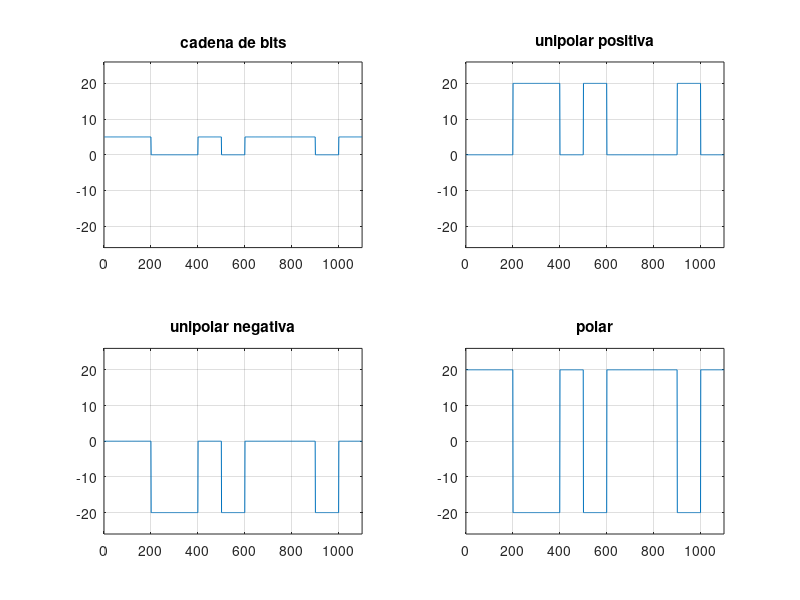

This figure's MATLAB source:
clc
clear all
close all

%input

datos = '00110100010';
reglaPolar=0;
regla_bit_alto = 0;
voltaje=20;


%process
tb=100;
uno = ones(1,tb); %matriz de unos
cero = zeros(1,tb); %matriz de ceros
frame=[];
frameInv=[];
list=[];
f='0';
framePolar=[];
framePolarInv=[];

for n=1:length(datos)
    if (datos(n)=='1')
        frame = [ frame uno ]; %vector que se autoacumula
        frameInv = [frameInv cero];
        %
        framePolar=[framePolar uno];
        framePolarInv=[framePolarInv -1*uno];
    else 
        frame = [ frame cero ];
        frameInv = [frameInv uno];
        %
        framePolar=[framePolar -1*uno];
        framePolarInv=[framePolarInv uno];
    end
    if (datos(n)~= f)
        f=datos(n);
        list = [list length(frame)];
    end
end
%regla del bit
if(regla_bit_alto==1)
    cadenaBits=5*frame;
    
else
    cadenaBits=5*frameInv;
    
end
%regla polar
if(reglaPolar==0)
    framePolar=framePolarInv;
end
%unipolar positiva
up=voltaje*frame;
%unipolar negativa
un=-voltaje*frame;


%outputs
figure(1)
subplot(2,2,1),plot(cadenaBits)
xticks('auto')
axis([0 length(cadenaBits) -voltaje*1.3 voltaje*1.3])
title('cadena de bits')
grid on
subplot(2,2,2),plot(up)
xticks('auto')
axis([0 length(cadenaBits) -voltaje*1.3 voltaje*1.3])
title('unipolar positiva')
grid on
subplot(2,2,3),plot(un)
xticks('auto')
axis([0 length(cadenaBits) -voltaje*1.3 voltaje*1.3])
title('unipolar negativa')
grid on
subplot(2,2,4),plot(framePolar*voltaje)
xticks('auto')
yticks('auto')
axis([0 length(cadenaBits) -voltaje*1.3 voltaje*1.3])
title('polar')
grid on